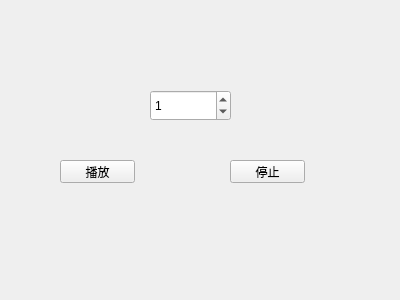
<?xml version="1.0" encoding="UTF-8"?>
<ui version="4.0">
 <class>sound</class>
 <widget class="QWidget" name="sound">
  <property name="geometry">
   <rect>
    <x>0</x>
    <y>0</y>
    <width>400</width>
    <height>300</height>
   </rect>
  </property>
  <property name="windowTitle">
   <string>Form</string>
  </property>
  <widget class="QSpinBox" name="spinBox">
   <property name="geometry">
    <rect>
     <x>150</x>
     <y>90</y>
     <width>81</width>
     <height>31</height>
    </rect>
   </property>
   <property name="minimum">
    <number>0</number>
   </property>
   <property name="value">
    <number>1</number>
   </property>
  </widget>
  <widget class="QPushButton" name="pushButton">
   <property name="geometry">
    <rect>
     <x>60</x>
     <y>160</y>
     <width>75</width>
     <height>23</height>
    </rect>
   </property>
   <property name="text">
    <string>播放</string>
   </property>
  </widget>
  <widget class="QPushButton" name="pushButton_2">
   <property name="geometry">
    <rect>
     <x>230</x>
     <y>160</y>
     <width>75</width>
     <height>23</height>
    </rect>
   </property>
   <property name="text">
    <string>停止</string>
   </property>
  </widget>
 </widget>
 <resources/>
 <connections/>
</ui>
